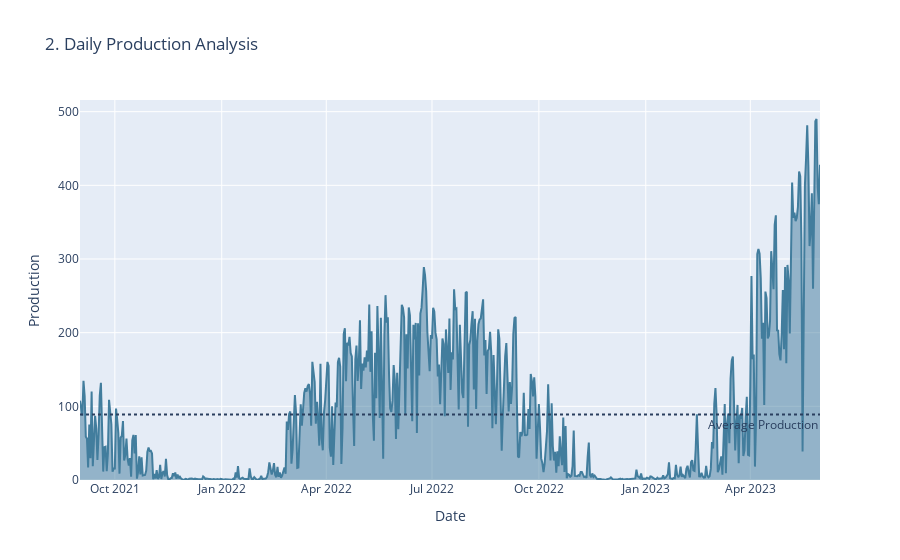

Notebook code cell kept with this figure:
### Code cell
fig = px.area(dailyProd,x=dailyProd.index,y="target",title='2. Daily Production Analysis')
fig.add_hline(y=meanProduction, line_dash="dot", annotation_text="Average Production", annotation_position="bottom right")
fig.update_traces(line_color='#427D9D')
fig.update_layout(xaxis_title="Date", yaxis_title="Production",legend=dict(orientation="h", yanchor="bottom", y=1.02, xanchor="right", x=1))
fig.show()

### Figure 1 — Plotly figure (JSON) as saved in the notebook; plotly's stock layout.template omitted (floating-point values rounded to 4 significant figures; data arrays with more than 128 entries replaced by an {"elided": "..."} marker saying what was removed)
{"data": [{"fillpattern": {"shape": ""}, "hovertemplate": "datetime=%{x}<br>target=%{y}<extra></extra>", "legendgroup": "", "line": {"color": "#427D9D"}, "marker": {"symbol": "circle"}, "mode": "lines", "name": "", "orientation": "v", "showlegend": false, "stackgroup": "1", "x": {"elided": "638 str values"}, "xaxis": "x", "y": {"elided": "638 float values"}, "yaxis": "y", "type": "scatter"}], "layout": {"xaxis": {"anchor": "y", "domain": [0, 1], "title": {"text": "Date"}, "type": "date", "range": ["2021-09-01", "2023-05-31"], "autorange": true}, "yaxis": {"anchor": "x", "domain": [0, 1], "title": {"text": "Production"}, "type": "linear", "range": [0, 515.8], "autorange": true}, "legend": {"tracegroupgap": 0, "orientation": "h", "yanchor": "bottom", "y": 1.02, "xanchor": "right", "x": 1}, "title": {"text": "2. Daily Production Analysis"}, "shapes": [{"line": {"dash": "dot"}, "type": "line", "x0": 0, "x1": 1, "xref": "x domain", "y0": 89.0, "y1": 89.0, "yref": "y"}], "annotations": [{"showarrow": false, "text": "Average Production", "x": 1, "xanchor": "right", "xref": "x domain", "y": 89.0, "yanchor": "top", "yref": "y"}], "autosize": true}}
